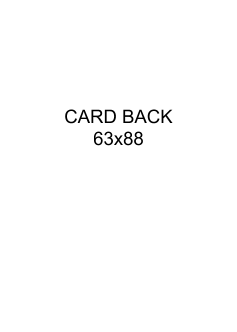
%> input picture jugger18/CardBack63x88mm.png, 237 x 332 px
$ octave XG_printCGS_v0p1.m   (GNU Octave 9; MATLAB toolbox functions it lacks are replaced by stand-ins)
%> lines starting %> are read from the running program, lines starting %| are printed output that depends on the picture; in (x1, y1, x2, y2) boxes, pixels count from 0 and x2, y2 are one past the last pixel; in counts of white or black regions, pixels touching at a corner belong together; the program's own positions count from 1
clc; clear; close all;

%richiede file Card_back.jpg
vname = 'J18v1';
save tmp;

mkdir(vname);
mkdir(strcat(vname,'/decks'));
mkdir(strcat(vname,'/sets'));
mkdir(strcat(vname,'/sets/',vname));


%% name.json

foldername = strcat("./",vname,"/");
filename = strcat(vname,".json");
filepath = strcat(foldername,filename);

jsonStruct.name = vname;
jsonStruct.allCardsUrl = strcat("https://psanibondi.github.io/",vname,"/AllCards.json");
jsonStruct.allSetsUrl  = strcat("https://psanibondi.github.io/",vname,"/AllSets.json");
jsonStruct.autoUpdateUrl = strcat("https://psanibondi.github.io/",vname,"/",vname,"/.json");
jsonStruct.bannerImageUrl = strcat("https://psanibondi.github.io/",vname,"Banner.png");
jsonStruct.cardBackImageUrl = strcat("https://psanibondi.github.io/",vname,"CardBack.png");
jsonStruct.cardImageProperty = "image";
jsonStruct.cardPrimaryProperty = "color";
name = {"color"; "image"};
type = {"string";"string"};
jsonStruct.cardProperties = table(name,type);
jsonStruct.rulesUrl = "https://psanibondi.github.io/index.html";
name = {"FullDeck";};
url = {strcat("https://psanibondi.github.io/",vname,"/decks/FullDeck.txt");};
jsonStruct.deckUrls = table(name,url);

text = jsonencode(jsonStruct);

fileID = fopen(filepath,'w');
fprintf(fileID,text);
fclose(fileID);

%% AllSets.json

foldername = strcat("./",vname,"/");
filename = "AllSets.json";
filepath = strcat(foldername,filename);

code = {vname;};
name = {"FullDeck";};
jsonStruct = table(code,name);

text = jsonencode(jsonStruct);

fileID = fopen(filepath,'w');
fprintf(fileID,text);
fclose(fileID);


%% Figura back
close all; clear;
load tmp;

titolo = (sprintf('./CardBack63x88mm.png'));

    A = imread(titolo);
%> A is the input picture: size 332x237x3 uint8; min 0, max 255, mean 252.7
    Adim = size(A);
%> Adim = [332 237 3]
    Ares = Adim(1)*Adim(2);
%> Ares = 78684

    Acolor = A;

    fig = figure(1);
    xx = linspace(0,1,50);
    yy = linspace(0,1,50);
    imagesc(xx,yy,uint8(Acolor));

% [7 lines of commented-out code are left out]
titolo = sprintf(strcat('./',vname,'/CardBack.png'));
fig.Color = [1 1 1];
fig.InnerPosition = [100 100 630 880];

xticks([]);
yticks([]);
set(gca,'position',[0 0 1 1],'units','normalized')
saveas(gcf,titolo);


%% Figura Banner
%clear;

A = ones(100,100,3);
fig = figure(1);
xx = linspace(0,1,50);
yy = linspace(0,1,50);
imagesc(xx,yy,A); %colormap summer

text(xx(25),yy(25),vname,'FontSize',14, 'HorizontalAlignment','center','VerticalAlignment','middle')
titolo = sprintf('./Banner_tmp.png')
fig.Color = [1 1 1];
fig.InnerPosition = [100 100 100 100];

xticks([]);
yticks([]);
set(gca,'position',[0 0 1 1],'units','normalized')
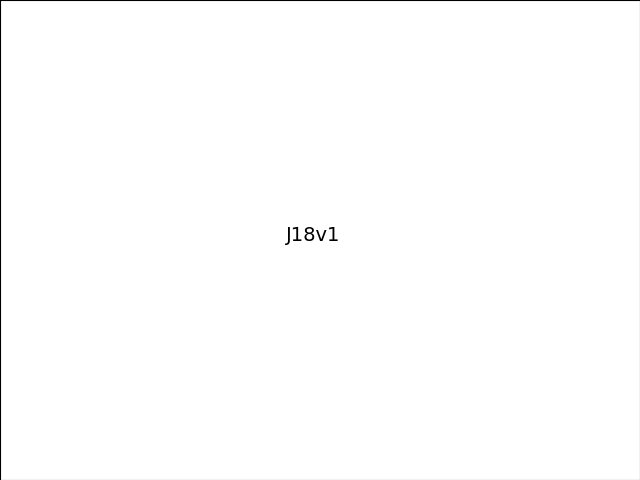
%> figure redrawn from the program's plot data
saveas(gcf,titolo);

B = imread('./Banner_tmp.png');
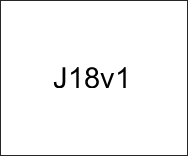
%> input picture jugger18/Banner_tmp.png, 188 x 156 px
%> B is the input picture: size 156x188x3 uint8; min 0, max 255, mean 246.4
im = uint8(mean(B,3));
alpha = double(im<10);
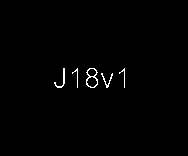
%> alpha: size 156x188 double; values 0 (black) and 1 (white), 0.8% white in thin lines or dots, all inside (x1, y1, x2, y2) = (54, 68, 125, 88)
imwrite(im,strcat('./',vname,'/Banner.png'),'fmt','png','Alpha',alpha)
